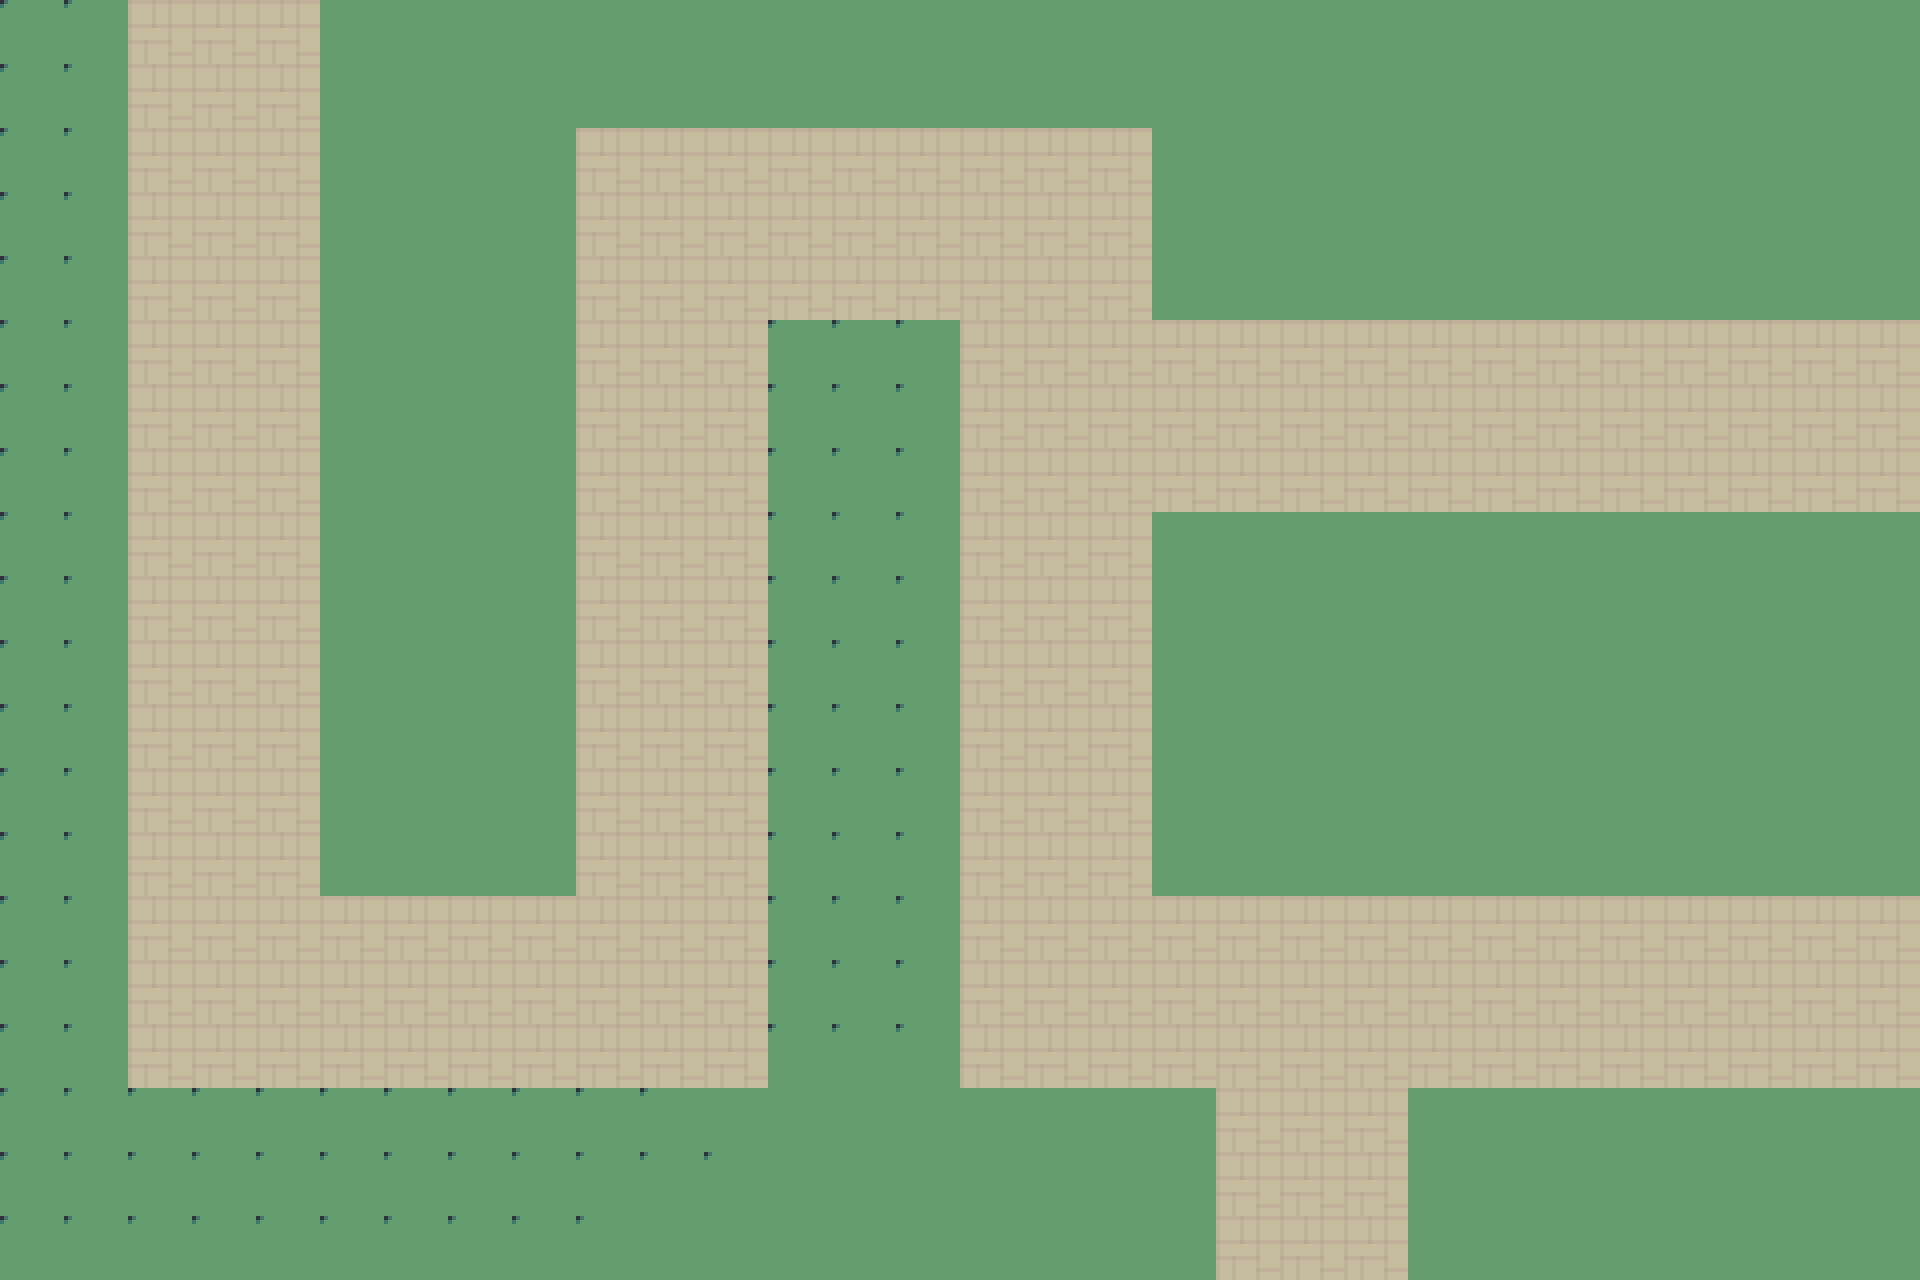

Rendered tile map (Tiled .tmx) drawn with the repository's tilesets; below, a short description and the map source with its tile grids summarised:
An orthogonal 30x20 tile map with 64x64 px tiles, 1 tile layer (tanah), 6 tilesets and 127 objects.

<map version="1.10" tiledversion="1.10.2" orientation="orthogonal" renderorder="right-down" width="30" height="20" tilewidth="64" tileheight="64" infinite="0" nextlayerid="9" nextobjectid="166">
 <editorsettings>
  <export target="map.lua" format="lua" />
 </editorsettings>
 <tileset firstgid="1" source="map awal.tsx" />
 <tileset firstgid="55" source="overworld.tsx" />
 <tileset firstgid="181" name="bg_palm_right" tilewidth="64" tileheight="64" tilecount="1" columns="1">
  <image source="../Super-Pirate-World-main/graphics/objects/bg_palm_right.png" width="104" height="106" />
 </tileset>
 <tileset firstgid="182" name="bg_palm_1" tilewidth="64" tileheight="64" tilecount="4" columns="2">
  <image source="../Super-Pirate-World-main/graphics/objects/bg_palm_1.png" width="128" height="128" />
 </tileset>
 <tileset firstgid="186" name="bush" tilewidth="32" tileheight="32" tilecount="1" columns="1">
  <image source="../bush.png" width="32" height="32" />
 </tileset>
 <tileset firstgid="187" name="tilesetgrass" tilewidth="64" tileheight="64" tilecount="10" columns="5">
  <image source="../tilesetgrass.png" width="320" height="128" />
 </tileset>
 <layer id="1" name="tanah" width="30" height="20">
  <data>[600 cells, 600 non-empty, 3 distinct tile ids]</data>
 </layer>
 <objectgroup id="6" name="Object Layer 1">
  <object id="7" gid="45" x="1345.33" y="892.667" width="64" height="64" />
  <object id="8" gid="45" x="1528" y="892" width="64" height="64" />
  <object id="14" gid="141" x="58" y="190" width="64" height="64" />
  <object id="15" gid="141" x="60" y="508" width="64" height="64" />
  <object id="16" gid="141" x="320" y="196" width="64" height="64" />
  <object id="17" gid="141" x="328" y="516" width="64" height="64" />
  <object id="18" gid="141" x="192" y="1144" width="64" height="64" />
  <object id="19" gid="141" x="564" y="1154" width="64" height="64" />
  <object id="20" gid="141" x="1282" y="320" width="64" height="64" />
  <object id="21" gid="141" x="1650" y="314" width="64" height="64" />
  <object id="22" gid="141" x="698" y="126" width="64" height="64" />
  <object id="23" gid="141" x="1050" y="130" width="64" height="64" />
  <object id="24" gid="141" x="1528" y="1146" width="64" height="64" />
  <object id="26" gid="141" x="1856" y="1148" width="64" height="64" />
  <object id="27" gid="156" x="1406" y="642" width="64" height="64" rotation="90" />
  <object id="28" gid="156" x="1470" y="641.5" width="64" height="64" rotation="90" />
  <object id="29" gid="170" x="1597.5" y="705" width="64" height="64" rotation="-90" />
  <object id="30" gid="170" x="1342.5" y="642" width="64" height="64" rotation="90" />
  <object id="31" gid="170" x="384" y="1022" width="64" height="64" />
  <object id="32" gid="156" x="385.333" y="962" width="64" height="64" />
  <object id="33" gid="156" x="385.333" y="900" width="64" height="62" />
  <object id="34" gid="142" x="389.333" y="836.667" width="64" height="64" />
  <object id="35" gid="158" x="834" y="766" width="64" height="64" rotation="90" />
  <object id="36" gid="157" x="834" y="704" width="64" height="64" rotation="90" />
  <object id="37" gid="158" x="832" y="828" width="64" height="64" rotation="90" />
  <object id="38" gid="159" x="833.333" y="891.939" width="64" height="63.3333" rotation="90" />
  <object id="42" gid="52" x="382" y="1278" width="64" height="64" />
  <object id="43" gid="51" x="318" y="1278" width="64" height="64" />
  <object id="44" gid="53" x="446" y="1276" width="64" height="64" />
  <object id="45" gid="43" x="382" y="1214" width="64" height="64" />
  <object id="46" gid="42" x="318" y="1214" width="64" height="64" />
  <object id="47" gid="44" x="446.5" y="1212.5" width="64" height="64" />
  <object id="48" gid="33" x="322.75" y="1153.5" width="64" height="64" />
  <object id="49" gid="34" x="386" y="1154" width="64" height="64" />
  <object id="53" gid="35" x="449" y="1154.5" width="64" height="64" />
  <object id="54" gid="43" x="832" y="1216" width="64" height="64" />
  <object id="55" gid="51" x="768.5" y="1277.5" width="64" height="64" />
  <object id="56" gid="52" x="833" y="1280" width="64" height="64" />
  <object id="57" gid="53" x="897" y="1278.83" width="64" height="64" />
  <object id="58" gid="42" x="770" y="1214" width="64" height="64" />
  <object id="59" gid="44" x="896" y="1216" width="64" height="64" />
  <object id="60" gid="35" x="898.333" y="1152.33" width="64" height="64" />
  <object id="61" gid="34" x="834" y="1152" width="64" height="64" />
  <object id="62" gid="33" x="774" y="1150" width="64" height="64" />
  <object id="63" gid="36" x="516" y="888" width="64" height="64" />
  <object id="67" gid="36" x="510" y="320" width="64" height="64" />
  <object id="68" gid="36" x="510" y="188" width="64" height="64" />
  <object id="69" gid="36" x="590" y="122" width="64" height="64" />
  <object id="70" gid="36" x="836" y="128" width="64" height="64" />
  <object id="71" gid="36" x="968" y="126" width="64" height="64" />
  <object id="72" gid="36" x="1152" y="192" width="64" height="64" />
  <object id="76" gid="36" x="1152" y="820" width="64" height="64" />
  <object id="78" gid="40" x="65" y="448" width="64" height="64" />
  <object id="79" gid="31" x="64" y="382" width="64" height="64" />
  <object id="80" gid="40" x="318" y="452" width="64" height="64" />
  <object id="81" gid="31" x="317" y="387" width="64" height="64" />
  <object id="82" gid="40" x="63" y="322" width="64" height="64" />
  <object id="83" gid="40" x="320" y="324" width="64" height="64" />
  <object id="84" gid="31" x="62" y="258" width="64" height="64" />
  <object id="85" gid="31" x="321" y="267" width="64" height="64" />
  <object id="93" gid="52" x="1474.67" y="321.333" width="64" height="64" />
  <object id="94" gid="51" x="1409" y="316.833" width="64" height="64" />
  <object id="95" gid="53" x="1538" y="320.167" width="64" height="64" />
  <object id="96" gid="43" x="1476" y="258.667" width="64" height="64" />
  <object id="97" gid="42" x="1411" y="256.167" width="64" height="64" />
  <object id="98" gid="44" x="1540.17" y="255.333" width="64" height="64" />
  <object id="99" gid="35" x="1542.67" y="192.167" width="64" height="64" />
  <object id="100" gid="33" x="1414" y="193.667" width="64" height="64" />
  <object id="101" gid="34" x="1478.33" y="193.833" width="64" height="64" />
  <object id="102" gid="45" x="1784" y="316" width="64" height="64" />
  <object id="103" gid="141" x="514" y="698" width="64" height="64" />
  <object id="104" gid="141" x="514" y="508" width="64" height="64" />
  <object id="105" gid="141" x="1154" y="634" width="64" height="64" />
  <object id="106" gid="141" x="1154" y="314" width="64" height="64" />
  <object id="107" gid="43" x="1665.33" y="1215.17" width="64" height="64" />
  <object id="108" gid="52" x="1664" y="1279.5" width="64" height="64" />
  <object id="109" gid="34" x="1664" y="1152" width="64" height="64" />
  <object id="110" gid="42" x="1601.83" y="1216.33" width="64" height="64" />
  <object id="111" gid="44" x="1728" y="1216" width="64" height="64" />
  <object id="112" gid="51" x="1603.83" y="1281.17" width="64" height="64" />
  <object id="113" gid="53" x="1728" y="1280.67" width="64" height="64" />
  <object id="114" gid="33" x="1600" y="1154.67" width="64" height="64" />
  <object id="115" gid="35" x="1728" y="1152" width="64" height="64" />
  <object id="116" gid="158" x="834" y="578" width="64" height="64" />
  <object id="117" gid="157" x="772" y="580" width="64" height="64" />
  <object id="118" gid="157" x="958" y="514" width="64" height="64" rotation="180" />
  <object id="120" gid="141" x="770" y="446" width="64" height="64" />
  <object id="121" gid="141" x="902" y="448" width="64" height="64" />
  <object id="122" gid="45" x="900" y="706" width="64" height="64" />
  </objectgroup>
</map>
<!-- 38 of 127 objects omitted -->
